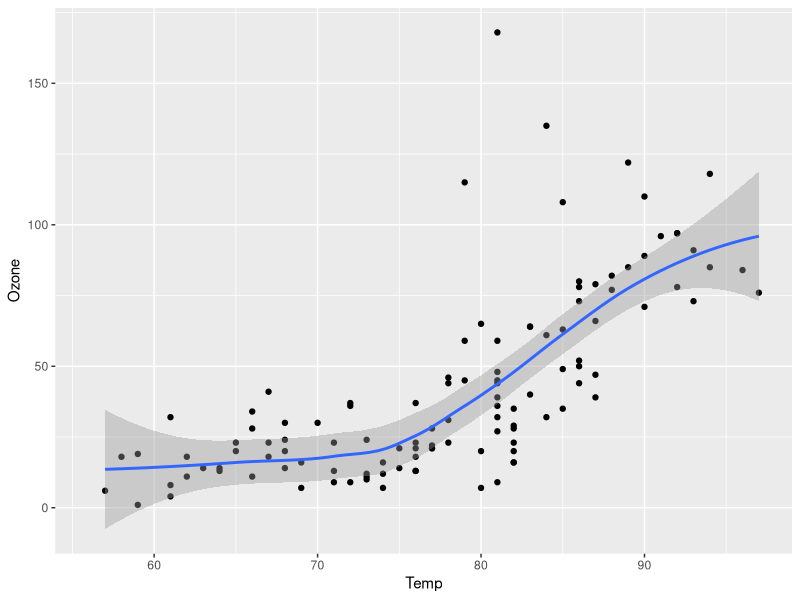
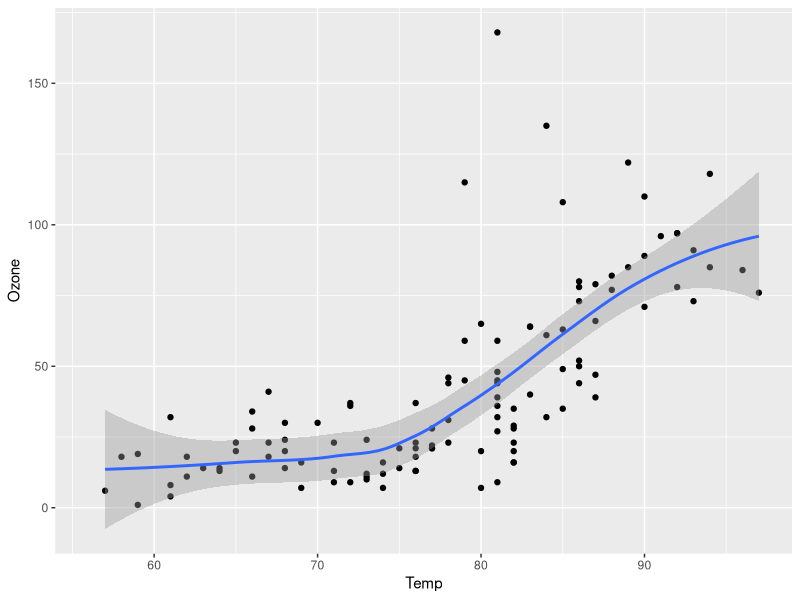
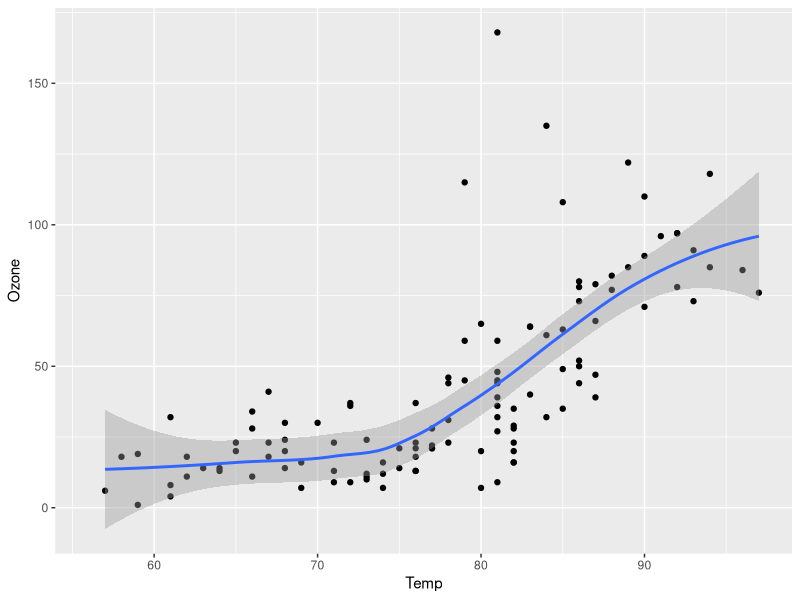
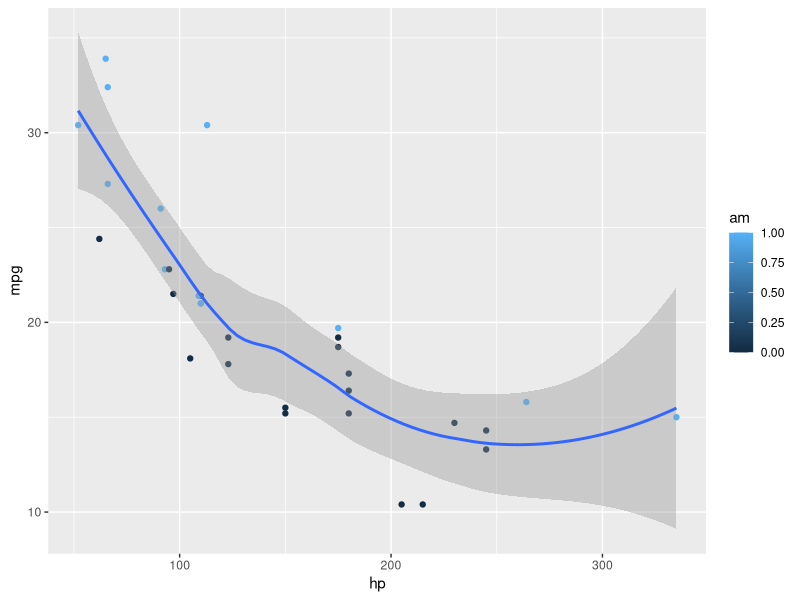

Here is the R script that generated these plots, in order:
## ---- chunk 1
#| fig-cap: "Temperature and ozone level."
#| warning: false

library(ggplot2)

ggplot(airquality, aes(Temp, Ozone)) + 
  geom_point() + 
  geom_smooth(method = "loess")
## ---- chunk 2
#| fig-cap: "Temperature and ozone level."
#| warning: false
#| echo: true

library(ggplot2)

ggplot(airquality, aes(Temp, Ozone)) + 
  geom_point() + 
  geom_smooth(method = "loess")
## ---- chunk 3
#| fig-cap: "Temperature and ozone level."
#| warning: false
#| echo: true
#| output-location: fragment

library(ggplot2)

ggplot(airquality, aes(Temp, Ozone)) + 
  geom_point() + 
  geom_smooth(method = "loess")
## ---- chunk 4
knitr::kable(mtcars)
## ---- chunk 5
library(ggplot2)
ggplot(mtcars, aes(hp, mpg, color = am)) +
  geom_point() +
  geom_smooth(formula = y ~ x, method = "loess")
